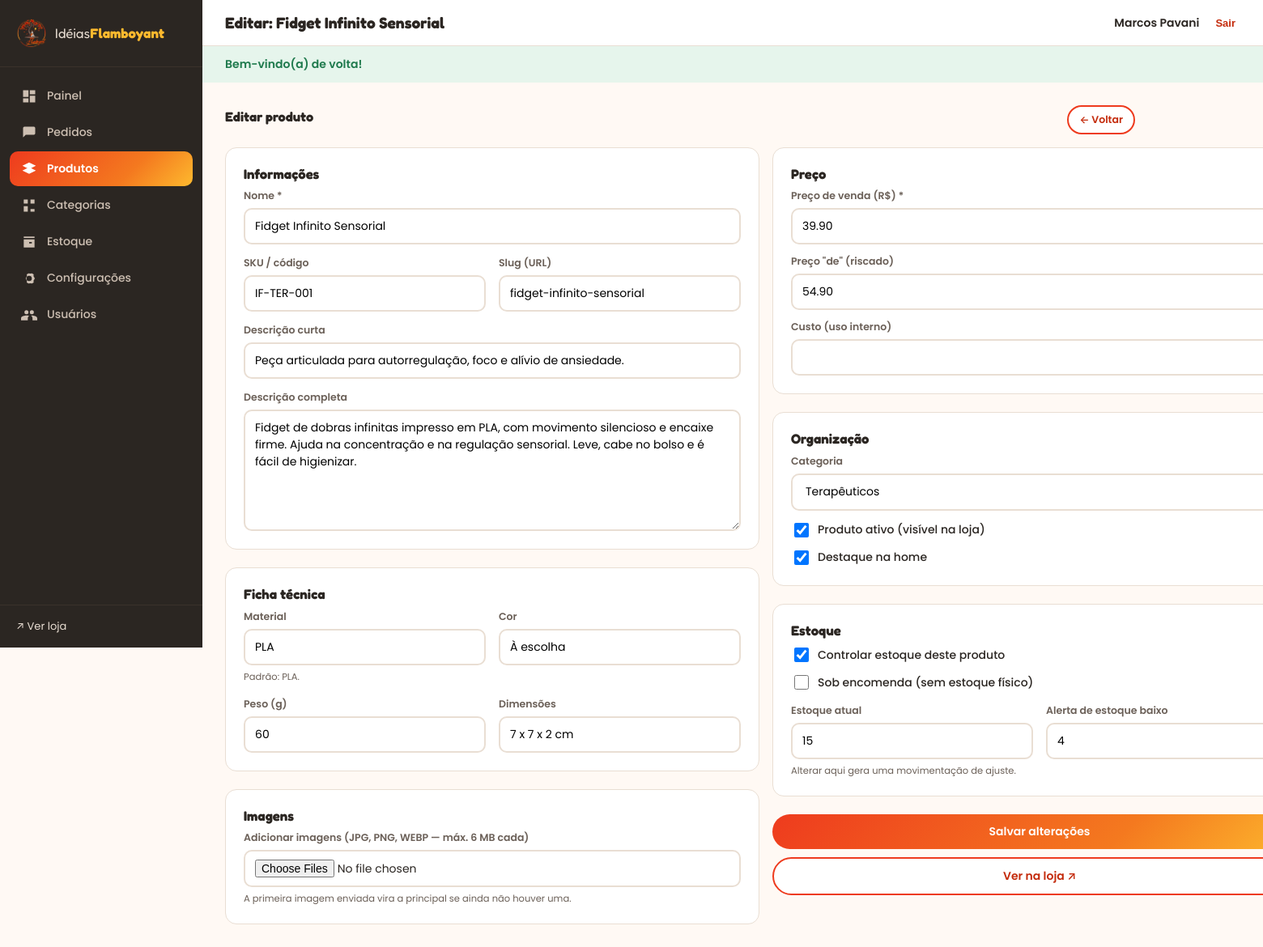
/admin/produtos/1/editar (signed in), run on the app's committed database.
### tables this page shows
CREATE TABLE products (
  id               INT UNSIGNED NOT NULL AUTO_INCREMENT,
  category_id      INT UNSIGNED NULL,
  name             VARCHAR(180)  NOT NULL,
  slug             VARCHAR(200)  NOT NULL,
  sku              VARCHAR(60)   NULL,
  short_description VARCHAR(400)  NULL,
  description      TEXT          NULL,
  price            DECIMAL(10,2) NOT NULL DEFAULT 0.00,
  compare_at_price DECIMAL(10,2) NULL,
  cost_price       DECIMAL(10,2) NULL,
   
  material         VARCHAR(80)   NULL,        
  color            VARCHAR(80)   NULL,
  weight_grams     INT           NULL,
  dimensions       VARCHAR(120)  NULL,        
  print_time_hours DECIMAL(5,2)  NULL,
  is_made_to_order TINYINT(1)    NOT NULL DEFAULT 0,   
   
  stock_quantity   INT           NOT NULL DEFAULT 0,
  low_stock_alert  INT           NOT NULL DEFAULT 3,
  track_stock      TINYINT(1)    NOT NULL DEFAULT 1,
   
  is_active        TINYINT(1)    NOT NULL DEFAULT 1,
  is_featured      TINYINT(1)    NOT NULL DEFAULT 0,
  views            INT UNSIGNED  NOT NULL DEFAULT 0,
  created_at       DATETIME      NOT NULL DEFAULT CURRENT_TIMESTAMP,
  updated_at       DATETIME      NOT NULL DEFAULT CURRENT_TIMESTAMP ON UPDATE CURRENT_TIMESTAMP,
  PRIMARY KEY (id),
  UNIQUE KEY uq_products_slug (slug),
  KEY idx_products_category (category_id),
  KEY idx_products_active (is_active),
  KEY idx_products_featured (is_featured),
  CONSTRAINT fk_products_category FOREIGN KEY (category_id) REFERENCES categories (id) ON DELETE SET NULL
);

CREATE TABLE categories (
  id          INT UNSIGNED NOT NULL AUTO_INCREMENT,
  name        VARCHAR(120) NOT NULL,
  slug        VARCHAR(140) NOT NULL,
  description VARCHAR(400) NULL,
  parent_id   INT UNSIGNED NULL,
  position    INT          NOT NULL DEFAULT 0,
  is_active   TINYINT(1)   NOT NULL DEFAULT 1,
  created_at  DATETIME     NOT NULL DEFAULT CURRENT_TIMESTAMP,
  PRIMARY KEY (id),
  UNIQUE KEY uq_categories_slug (slug),
  KEY idx_categories_parent (parent_id),
  CONSTRAINT fk_categories_parent FOREIGN KEY (parent_id) REFERENCES categories (id) ON DELETE SET NULL
);

### app/views/admin/products/form.php (the view, shortened to what the rows shown need)
<?php
$p = $product;
$isEdit = $p !== null;
$v = static fn (string $k, $d = '') => e((string) ($p[$k] ?? old($k, $d)));
$action = $isEdit ? url('admin/produtos/' . $p['id']) : url('admin/produtos');
?>
<div class="panel-head">
  <h3><?= $isEdit ? 'Editar produto' : 'Novo produto' ?></h3>
  <a class="btn ghost sm" href="<?= url('admin/produtos') ?>">← Voltar</a>
</div>
<form method="post" action="<?= $action ?>" enctype="multipart/form-data">
  <div class="grid2" style="align-items:start">
    <div>
      <div class="panel">
        <h3>Informações</h3>
        <div class="field" style="margin-bottom:14px">
          <label>Nome *</label>
          <input name="name" value="<?= $v('name') ?>" required>
        </div>
        <div class="grid2" style="margin-bottom:14px">
          <div class="field"><label>SKU / código</label><input name="sku" value="<?= $v('sku') ?>"></div>
          <div class="field"><label>Slug (URL)</label><input name="slug" value="<?= $v('slug') ?>" placeholder="gerado automaticamente"></div>
        </div>
        <div class="field" style="margin-bottom:14px">
          <label>Descrição curta</label>
          <input name="short_description" value="<?= $v('short_description') ?>" maxlength="400">
        </div>
        <div class="field">
          <label>Descrição completa</label>
          <textarea name="description" rows="6"><?= e((string) ($p['description'] ?? old('description'))) ?></textarea>
        </div>
      </div>
      <div class="panel">
        <h3>Ficha técnica</h3>
        <div class="grid2">
          <div class="field"><label>Material</label><input name="material" value="<?= $v('material', 'PLA') ?>"><span class="hint">Padrão: PLA.</span></div>
          <div class="field"><label>Cor</label><input name="color" value="<?= $v('color') ?>" placeholder="Ex.: à escolha do cliente"></div>
          <div class="field"><label>Peso (g)</label><input name="weight_grams" type="number" value="<?= $v('weight_grams') ?>"></div>
          <div class="field"><label>Dimensões</label><input name="dimensions" value="<?= $v('dimensions') ?>" placeholder="10 x 8 x 5 cm"></div>
        </div>
      </div>
      <div class="panel">
        <h3>Imagens</h3>
        <div class="field">
          <label>Adicionar imagens (JPG, PNG, WEBP — máx. 6 MB cada)</label>
          <input type="file" name="images[]" accept="image/*" multiple>
          <span class="hint">A primeira imagem enviada vira a principal se ainda não houver uma.</span>
        </div>
      </div>
    </div>
    <div>
      <div class="panel">
        <h3>Preço</h3>
        <div class="field" style="margin-bottom:12px"><label>Preço de venda (R$) *</label><input name="price" value="<?= $v('price', '0') ?>" required></div>
        <div class="field" style="margin-bottom:12px"><label>Preço "de" (riscado)</label><input name="compare_at_price" value="<?= $v('compare_at_price') ?>"></div>
        <div class="field"><label>Custo (uso interno)</label><input name="cost_price" value="<?= $v('cost_price') ?>"></div>
      </div>
      <div class="panel">
        <h3>Organização</h3>
        <div class="field" style="margin-bottom:12px">
          <label>Categoria</label>
          <select name="category_id">
            <?php foreach ($categories as $c): ?>
              <option value="<?= $c['id'] ?>" <?= (string) ($p['category_id'] ?? old('category_id')) === (string) $c['id'] ? 'selected' : '' ?>><?= e($c['name']) ?></option>
            <?php endforeach; ?>
          </select>
        </div>
        <label class="check-row" style="margin-bottom:10px"><input type="checkbox" name="is_active" value="1" <?= (!$isEdit || $p['is_active']) ? 'checked' : '' ?>> Produto ativo (visível na loja)</label>
        <label class="check-row"><input type="checkbox" name="is_featured" value="1" <?= ($p['is_featured'] ?? false) ? 'checked' : '' ?>> Destaque na home</label>
      </div>
      <div class="panel">
        <h3>Estoque</h3>
        <label class="check-row" style="margin-bottom:10px"><input type="checkbox" name="track_stock" value="1" <?= (!$isEdit || $p['track_stock']) ? 'checked' : '' ?>> Controlar estoque deste produto</label>
        <label class="check-row" style="margin-bottom:14px"><input type="checkbox" name="is_made_to_order" value="1" <?= ($p['is_made_to_order'] ?? false) ? 'checked' : '' ?>> Sob encomenda (sem estoque físico)</label>
        <div class="grid2">
          <div class="field">
            <label><?= $isEdit ? 'Estoque atual' : 'Estoque inicial' ?></label>
            <input name="stock_quantity" type="number" value="<?= $v('stock_quantity', '0') ?>">
            <?php if ($isEdit): ?><span class="hint">Alterar aqui gera uma movimentação de ajuste.</span><?php endif; ?>
          </div>
          <div class="field"><label>Alerta de estoque baixo</label><input name="low_stock_alert" type="number" value="<?= $v('low_stock_alert', '3') ?>"></div>
        </div>
      </div>
      <button class="btn block" type="submit" style="margin-bottom:10px"><?= $isEdit ? 'Salvar alterações' : 'Cadastrar produto' ?></button>
      <?php if ($isEdit): ?>
        <a class="btn ghost block" href="<?= url('produto/' . $p['slug']) ?>" target="_blank" rel="noopener">Ver na loja ↗</a>
      <?php endif; ?>
    </div>
  </div>
</form>

### app/core/Router.php (shortened to what the rows shown need)
<?php
final class Router
{
    private array $routes = [];
    public function add(string $method, string $pattern, callable|array $handler): void
    {
        $this->routes[] = [
            'method'  => strtoupper($method),
            'pattern' => $pattern,
            'handler' => $handler,
        ];
    }
    public function dispatch(string $uri): void
    {
        $path = '/' . trim(parse_url($uri, PHP_URL_PATH) ?: '/', '/');
        foreach ($this->routes as $route) {
            $regex = '#^' . preg_replace('#\{([a-zA-Z_]+)\}#', '(?P<$1>[^/]+)', $route['pattern']) . '$#';
            if (!preg_match($regex, $path, $matches)) {
                continue;
            }
            $params = array_filter($matches, 'is_string', ARRAY_FILTER_USE_KEY);
            $this->invoke($route['handler'], $params);
            return;
        }
    }
    private function invoke(callable|array $handler, array $params): void
    {
        if (is_array($handler)) {
            [$class, $action] = $handler;
            $controller = new $class();
            $controller->$action(...array_values($params));
            return;
        }
    }
}

### app/views/layouts/admin.php (shortened to what the rows shown need)
<?php
$flash = \Core\Flash::all();
$path = parse_url($_SERVER['REQUEST_URI'] ?? '/', PHP_URL_PATH);
$is = static fn (string $p) => str_starts_with($path, $p) ? 'active' : '';
$nav = [
    ['/admin', 'Painel', 'M3 13h8V3H3zm0 8h8v-6H3zm10 0h8V11h-8zm0-18v6h8V3z'],
    ['/admin/pedidos', 'Pedidos', 'M19 3H5a2 2 0 0 0-2 2v14l4-4h12a2 2 0 0 0 2-2V5a2 2 0 0 0-2-2'],
    ['/admin/produtos', 'Produtos', 'M12 2 2 7l10 5 10-5zm0 7L2 14l10 5 10-5z'],
    ['/admin/categorias', 'Categorias', 'M10 3H4v6h6zm10 0h-6v6h6zM10 13H4v8h6zm10 4h-6v4h6z'],
    ['/admin/estoque', 'Estoque', 'M20 6H4V4h16zm0 2H4v12h16zm-8 4h4v2h-4z'],
    ['/admin/configuracoes', 'Configurações', 'M12 8a4 4 0 1 0 0 8 4 4 0 0 0 0-8m8.4 4-2 3.5.4 2.6-2.6 1.5-2.6-.4-2.6.4-2.6-1.5.4-2.6-2-3.5 2-3.5-.4-2.6 2.6-1.5 2.6.4 2.6-.4 2.6 1.5-.4 2.6z'],
    ['/admin/usuarios', 'Usuários', 'M16 11a3 3 0 1 0 0-6 3 3 0 0 0 0 6m-8 0a3 3 0 1 0 0-6 3 3 0 0 0 0 6m0 2c-2.7 0-8 1.3-8 4v3h10v-3c0-1 .4-2.5 2-3.6C10.6 13.2 9 13 8 13m8 0c-.3 0-.7 0-1.1.1C16.5 14.4 17 16 17 17v3h7v-3c0-2.7-5.3-4-8-4'],
];
?>
<!doctype html>
<html lang="pt-BR">
<head>
<link rel="stylesheet" href="<?= asset('css/admin.css') ?>?v=3">
</head>
<body>
<div class="admin-shell">
  <aside class="sidebar">
    <a class="side-brand" href="<?= url('admin') ?>">
      <img src="<?= asset('img/logo.png') ?>" alt="">
      <span>Idéias<strong>Flamboyant</strong></span>
    </a>
    <nav>
      <?php foreach ($nav as [$href, $label, $icon]): ?>
        <a href="<?= url(ltrim($href, '/')) ?>" class="<?= $href === '/admin' ? ($path === '/admin' ? 'active' : '') : $is($href) ?>">
          <svg viewBox="0 0 24 24" width="20" height="20"><path fill="currentColor" d="<?= $icon ?>"/></svg>
          <?= $label ?>
        </a>
      <?php endforeach; ?>
    </nav>
    <div class="side-foot">
      <a href="<?= url('/') ?>" target="_blank" rel="noopener">↗ Ver loja</a>
    </div>
  </aside>
  <div class="admin-main">
    <header class="admin-top">
      <h1><?= e($title ?? 'Painel') ?></h1>
      <div class="admin-user">
        <span><?= e($authUser['name'] ?? '') ?></span>
        <form method="post" action="<?= url('admin/logout') ?>">
          <button class="link-btn" type="submit">Sair</button>
        </form>
      </div>
    </header>
    <?php if (!empty($flash['success'])): ?><div class="a-alert ok"><?= e($flash['success']) ?></div><?php endif; ?>
    <div class="admin-content">
      <?= $content ?>
    </div>
  </div>
</div>
</body>
</html>

### data on the page
products: label "Painel", label "Pedidos", label "Produtos", label "Categorias", label "Estoque", label "Configurações", label "Usuários", name "Fidget Infinito Sensorial", sku "IF-TER-001", slug "fidget-infinito-sensorial", short_description "Peça articulada para autorregulação, foco e alívio de ansiedade.", description "Fidget de dobras infinitas impresso em PLA, com movimento silencioso e encaixe firme. Ajuda na concentração e na regulação sensorial. Leve, cabe no bolso e é fácil de higienizar.", material "PLA", color "À escolha", weight_grams "60", dimensions "7 x 7 x 2 cm", price "39.90", compare_at_price "54.90", category_id "Terapêuticos", is_active "☑", is_featured "☑", track_stock "☑", stock_quantity "15", low_stock_alert "4"
